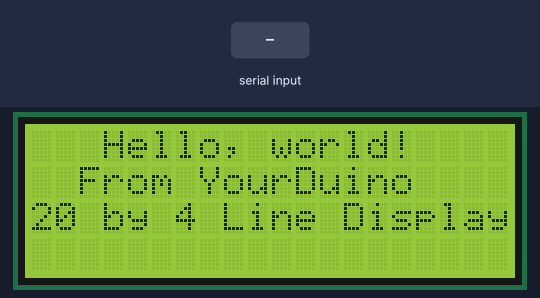
The sketch below on a simulated Arduino Uno, built with avr-gcc and run on an emulated ATmega328P. On the bench: 20×4 character LCD. The test bench sets the inputs (shaded band).

Above: at 3.7 s.
At 14.8 s:
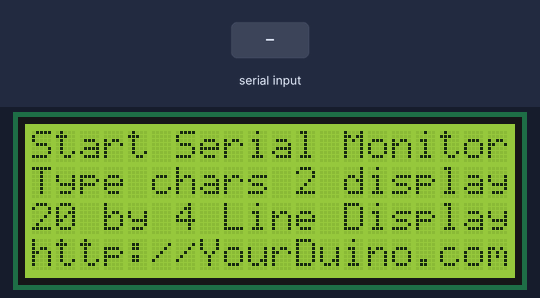
14.9 s: "1" received over Serial
At 15.5 s:
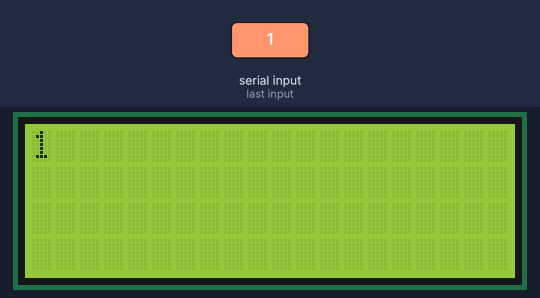
16.5 s: "0" received over Serial
At 17.8 s:
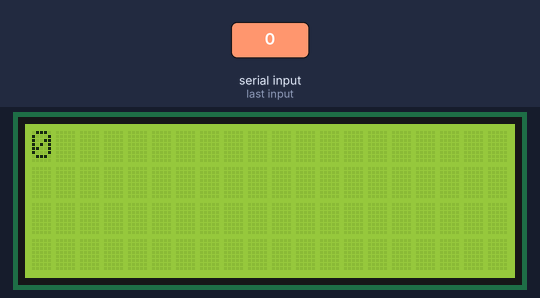
18.1 s: "2" received over Serial
Timing chart, 0 to 21.1 s (numbered marks = the images above; inputs shaded):
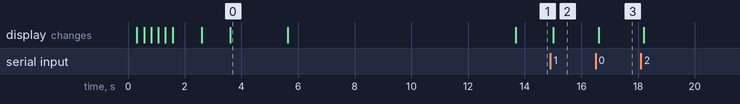

Measured:
- after the input at 14.9 s, the display: changes after 0.11 s (image 2)
- after the input at 16.5 s, the display: changes after 0.10 s (image 3)
- what the display in image 0 shows lasts 2.0 s, from 3.6 s to 5.6 s

The sketch:

LCD_Display_Test.ino
```cpp
/* YourDuino.com Example Software Sketch
 20 character 4 line I2C Display
 Backpack Interface labelled "LCM1602 IIC  A0 A1 A2"
 terry@yourduino.com */

/*-----( Import needed libraries )-----*/
#include <Wire.h>  // Comes with Arduino IDE
// Get the LCD I2C Library here:
// https://bitbucket.org/fmalpartida/new-liquidcrystal/downloads
// Move any other LCD libraries to another folder or delete them
// See Library "Docs" folder for possible commands etc.
#include <LiquidCrystal_I2C.h>


/*-----( Declare Constants )-----*/
//none
/*-----( Declare objects )-----*/
// set the LCD address to 0x20 for a 20 chars 4 line display
// Set the pins on the I2C chip used for LCD connections:
//                    addr, en,rw,rs,d4,d5,d6,d7,bl,blpol
LiquidCrystal_I2C lcd(0x20, 2, 1, 0, 4, 5, 6, 7, 3, POSITIVE);  // Set the LCD I2C address


/*-----( Declare Variables )-----*/
//none

void setup()   /*----( SETUP: RUNS ONCE )----*/
{
  Serial.begin(9600);  // Used to type in characters

  lcd.begin(20,4);         // initialize the lcd for 20 chars 4 lines and turn on backlight

// ------- Quick 3 blinks of backlight  -------------
  for(int i = 0; i< 3; i++)
  {
    lcd.backlight();
    delay(250);
    lcd.noBacklight();
    delay(250);
  }
  lcd.backlight(); // finish with backlight on

//-------- Write characters on the display ----------------
// NOTE: Cursor Position: CHAR, LINE) start at 0
  lcd.setCursor(3,0); //Start at character 4 on line 0
  lcd.print("Hello, world!");
  delay(1000);
  lcd.setCursor(2,1);
  lcd.print("From YourDuino");
  delay(1000);
  lcd.setCursor(0,2);
  lcd.print("20 by 4 Line Display");
  lcd.setCursor(0,3);
  delay(2000);
  lcd.print("http://YourDuino.com");
  delay(8000);
// Wait and then tell user they can start the Serial Monitor and type in characters to
// Display. (Set Serial Monitor option to "No Line Ending")
  lcd.setCursor(0,0); //Start at character 0 on line 0
  lcd.print("Start Serial Monitor");
  lcd.setCursor(0,1);
  lcd.print("Type chars 2 display");


}/*--(end setup )---*/


void loop()   /*----( LOOP: RUNS CONSTANTLY )----*/
{
  {
    // when characters arrive over the serial port...
    if (Serial.available()) {
      // wait a bit for the entire message to arrive
      delay(100);
      // clear the screen
      lcd.clear();
      // read all the available characters
      while (Serial.available() > 0) {
        // display each character to the LCD
        lcd.write(Serial.read());
      }
    }
  }

}/* --(end main loop )-- */


/* ( THE END ) */
```
